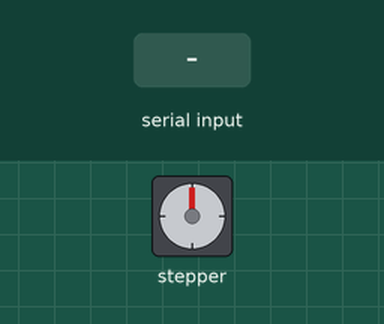
A sketch run on a simulated ESP8266 (NodeMCU). Shown: stepper motor. Inputs (shaded band) come from the test bench. WiFi joins after 1.5 s; servers stay silent unless stated; stepper angles assume 200 steps per turn; what the sketch prints to the serial monitor is not drawn.

Above: at 2.7 s.
2.8 s: "r90\n" received over Serial
At 5.5 s:
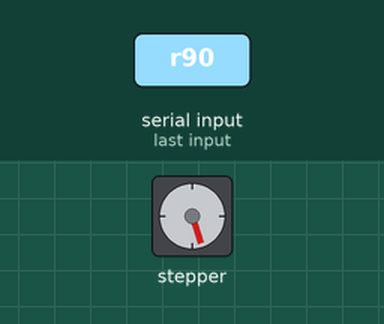
5.8 s: "r,45\n" received over Serial
At 8.0 s:
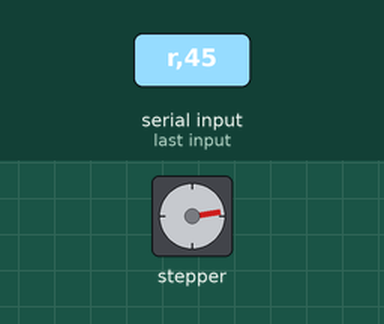
10.1 s: "d90\n" received over Serial
At 12.3 s:
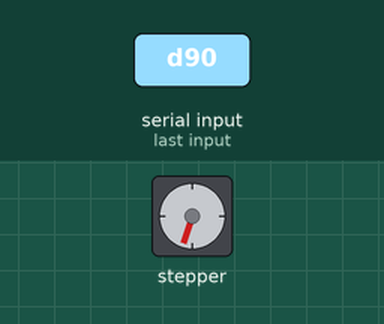
13.1 s: "d,45\n" received over Serial
At 15.9 s:
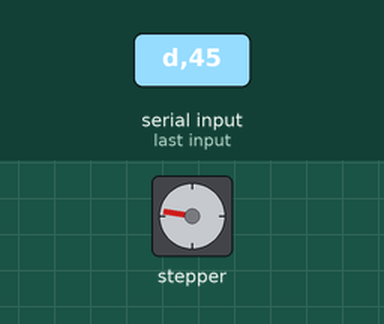
Timing chart, 0 to 17.4 s (numbered marks = the images above; inputs shaded):
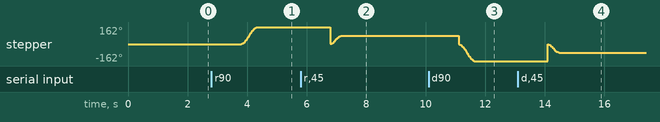

Measured:
- after the input at 2.8 s, stepper: turns 162° clockwise in 0.54 s, starting after 1.0 s
- after the input at 5.8 s, stepper: turns 161° counter-clockwise in 0.00 s, then 80° clockwise in 0.34 s
- after the input at 10.1 s, stepper: turns 243° counter-clockwise in 0.54 s, starting after 1.0 s
- after the input at 13.1 s, stepper: turns 160° clockwise in 0.00 s, then 79° counter-clockwise in 0.34 s

The sketch:

nodemcu-TB6600-Nema23.ino
```cpp
#include <AccelStepper.h>
#include <ESP8266WiFi.h>
#include <ESP8266WebServer.h>
#include <WebSocketsServer.h>
#include <Hash.h>
#include <ArduinoJson.h>
#include <FS.h>
#include "index.h"
#define PULSPIN D5
#define DIRPIN D6
#define ENPIN D7

//AccelStepper Mode = 1, Driver with 2 pin step and dir
AccelStepper stepper(1, PULSPIN, DIRPIN);


ESP8266WebServer server(80);
WebSocketsServer webSocket = WebSocketsServer(81);

const char* ssid = "mktApaITU";
const char* pass = "1234567890";


IPAddress staIP(192,168,1,24);
IPAddress staGW(192,168,1,200);
IPAddress staDNS(192,168,1,200);
IPAddress subnet(255,255,255,0);

String page = FPSTR(MAIN_PAGE);

uint32_t pMillis;
long cPos=0;  // value from currentPosition()
long aPos=0;  // absolute Position
long lPos=0;

int mState =0;
int bState =0;
long step;
long reqSteps = 0;
long reqSpeed = 0;
long reqAccel = 0;
char comChar;

bool rFlag = false;
bool bFlag = false;

int counter =0;
int pCounter =0;

void setup()
{
  motorInit();
  Serial.begin(115200); //define baud rate
  Serial.println("Testing Accelstepper"); //print a message
  //wifi
  WiFi.config(staIP,staGW,subnet,staDNS);
  WiFi.begin(ssid,pass);

  while(WiFi.status()!= WL_CONNECTED){
    delay(500);
    Serial.print(".");
  }
  Serial.println();
  Serial.print("WiFi Connected, IP : ");
  Serial.println(WiFi.localIP());

  server.on("/", [](){server.send(200,"text/html",page);});
  server.begin();
  webSocket.begin();
  webSocket.onEvent(webSocketEvent);

}
void loop(){
  server.handleClient();
  webSocket.loop();
  serialHandler();
  motorHandler();
  if(millis()-pMillis>200){
      sendWsData();
      pMillis=millis();
  }
}
```

index.h
```cpp
static const char MAIN_PAGE[] PROGMEM = R"==(
<!DOCTYPE html>
<html>
  <body>
    <h1>NodeMCU TB6600 Nema 23 Stepper Motor</h1>
    <table>
      <tr>
        <td width="120px">Steps</td>
        <td width="20px">:</td>
        <td width="180px"><input type="number" id="step" name="step" min="100" max="99999" step="100" value="800"></td>
        <td width="100px"></td>
      </tr>
      <tr>
        <td>Direction</td>
        <td>:</td>
        <td><input type="radio" class="dir" name="dir" value="cw" checked> CW <input type="radio" class="dir" name="dir" value="ccw"> CCW </td>
        <td></td>
      </tr>
      <tr>
        <td>Speed</td>
        <td>:</td>
        <td><input type="range" id="speed" name="speed" min="400"  max="2000" step="100" value"1000" onchange="updateRange(this.value,'sSpeed')"><span id="sSpeed">1000</span></td>
        <td>Steps/s</td>
      </tr>
      <tr>
        <td>Acceleration</td>
        <td>:</td>
        <td><input type="range" id="accel" name="accel" min="400" max="2000" step="100" value"1000" onchange="updateRange(this.value,'sAccel')"><span id="sAccel">1000</span></td>
        <td>Steps/s"</td>
      </tr>
      <tr>
        <td>Current Pos</td>
        <td>:</td>
        <td><span id="cPos"></span></td>
        <td>steps</td>
      </tr>
      <tr>
        <td>last Pos</td>
        <td>:</td>
        <td><span id="lPos"></span></td>
        <td>steps</td>
      </tr>
      <tr>
        <td>Actual Pos</td>
        <td>:</td>
        <td><span id="aPos"></span></td>
        <td>steps</td>
      </tr>
      <tr>
        <td>Motor</td>
        <td>:</td>
        <td><span id='mState'></span></td>
        <td><button id='btnMotor' onclick="btnClick('mState')" style="background-color: lightgreen; height: 25px; width: 100px"> - </button></td>
      </tr>
      <tr>
        <td>Bounce</td>
        <td>:</td>
        <td><span id='bState'></span></td>
        <td><button id='btnBounce' onclick="bounceClick('mState')" style="background-color: lightgreen; height: 25px; width: 100px"> - </button></td>
      </tr>
  </body>
  <script>
    var Socket;
    function init(){
      Socket = new WebSocket('ws://' + window.location.hostname + ':81/');
      Socket.onmessage = function(event){
        processerialHandler(event);
      };
    }
    function processerialHandler(event){
      const cPos = document.getElementById("cPos");
      const aPos = document.getElementById("aPos");
      const mState = document.getElementById("mState");
      const btnMotor = document.getElementById("btnMotor");
      const btnBounce = document.getElementById("btnBounce");
      var obj = JSON.parse(event.data);
      aPos.innerHTML = obj.aPos;
      lPos.innerHTML = obj.lPos;
      cPos.innerHTML = obj.cPos;
      if(obj.mState =="0"){
        btnMotor.textContent = "RUN";
        mState.innerHTML = "Stop";
      }else{
        btnMotor.textContent = "Stop";
        mState.innerHTML = "Running";
      }
      if(obj.bState =="0"){
        btnBounce.textContent = "Bouncing";
        document.getElementById("bState").innerHTML = "-";
      }else{
        btnBounce.textContent = "Stop";
        document.getElementById("bState").innerHTML = "Bouncing";
      }

    }
    function updateRange(value,sid){
      var spanValue = document.getElementById(sid);
      spanValue.innerHTML = value;
    }

    function bounceClick(state){
      var step = document.getElementById("step");
      var speed = document.getElementById("speed");
      var accel = document.getElementById("accel");
      var mState = document.getElementById("mState");
      var dir;

    }
    function btnClick(state){
      console.log(state);
      var step = document.getElementById("step");
      var speed = document.getElementById("speed");
      var accel = document.getElementById("accel");
      var mState = document.getElementById("mState");
      var dir;
      let radioBtns = document.querySelectorAll("input[type='radio'].dir");
      radioBtns.forEach(function(e){
        if(e.checked){
          if(e.value == "cw"){
            dir = 0;
          }else{
            dir = 1;
          }
        }
      });
      var msg;
      if(mState.innerHTML == "Stop"){
        msg = {
          step : step.value,
          speed : speed.value,
          accel : accel.value,
          dir : dir,
          mState : 1,
          bState : 0
        };
      }else{
        msg = {
          step : 0,
          speed : 0,
          accel : 0,
          dir : 0,
          mState : 0,
          bState : 0
        };
      }
      Socket.send(JSON.stringify(msg));
    }

    function bounceClick(state){
      console.log(state);
      var step = document.getElementById("step");
      var speed = document.getElementById("speed");
      var accel = document.getElementById("accel");
      var mState = document.getElementById("mState");
      var bState = document.getElementById("bState");
      var msg;
      if(mState.innerHTML == "Stop" && bState.innerHTML == "-"){
        msg = {
          step : step.value,
          speed : speed.value,
          accel : accel.value,
          dir : 2,
          mState : 1,
          bState : 1
        };
      }else{
        msg = {
          step : 0,
          speed : 0,
          accel : 0,
          dir : 0,
          mState : 0,
          bState : 0
        };
      }
      Socket.send(JSON.stringify(msg));
    }
    window.onload = function(event) {
    init();
    }
  </script>
</html>
)==";
```

stepper.ino
```cpp
void motorInit(){
  stepper.setMaxSpeed(2000);
  stepper.setAcceleration(1000);
  stepper.setEnablePin(ENPIN);
  stepper.disableOutputs();
}

void bouncing(){
  //save last position and reset current position
  lPos = aPos;
  cPos =0;
  Serial.print("POS: ");
  Serial.println(stepper.currentPosition());
  stepper.setCurrentPosition(0);
  Serial.println("Stop and Start counter direction");
  stepper.stop(); //stop motor
  stepper.setMaxSpeed(reqSpeed); //set speed
  step = -1 * step;
  stepper.move(step); //set distance
}

void mStop(){
  rFlag = false;
  mState = 0;
  bState=0;
  //save last position and reset current position
  lPos = aPos;
  cPos =0;
  Serial.print("POS: ");
  Serial.println(stepper.currentPosition());
  stepper.setCurrentPosition(0);
  Serial.println("STOP ");
  stepper.stop(); //stop motor
  stepper.disableOutputs();
}

void motorHandler(){
  if (rFlag){
    mState = 1;
    cPos = stepper.currentPosition();
    aPos = lPos + cPos;
    if (abs(cPos) < reqSteps){
      mState = 1;
      stepper.enableOutputs();
      stepper.run();
    }else{ // steps done
      if(bFlag){
        bouncing();
      }else{
        mStop();
      }
    }
  }else{
    mState=0;
    return;
  }
}

void serialHandler(){
  if (Serial.available() > 0){
    comChar = Serial.read();

    if (comChar == 'r'){ //r[steps] [speed]
      rFlag = true;
      reqSteps = Serial.parseFloat(); // Get Requested Steps number
      reqSpeed = Serial.parseFloat(); // Get Requested Speed in Steps/seconds

      Serial.print(reqSteps);
      Serial.print(reqSpeed);
      Serial.println("Run Stepper Motor cw");
      stepper.setMaxSpeed(reqSpeed);
      stepper.move(reqSteps);
    }

    if (comChar == 'd'){ //d[steps] [speed]
      rFlag = true;
      reqSteps = Serial.parseFloat(); // Get Requested Steps number
      reqSpeed = Serial.parseFloat(); // Get Requested Speed in Steps/seconds

      Serial.println("Run Stepper Motor cw");
      stepper.setMaxSpeed(reqSpeed);
      stepper.move(-1*reqSteps);
    }

    if (comChar == 's'){ // Stop !!!
      mStop();
    }
    if(!rFlag){
      if (comChar == 'a'){ //a[accel] in Steps/seconds"
        reqAccel = Serial.parseFloat();
        stepper.setAcceleration(reqAccel);
        Serial.println("new accel : " + String(reqAccel) + "steps/seconds\"");
      }
      if (comChar == 'z'){ //restart
        Serial.print("Reboot ");
        for(int i=0; i<10; i++){
          Serial.print(".");
          delay(300);
        }
        ESP.restart();
      }
    }
  }
}
```

ws.ino
```cpp
void webSocketEvent(uint8_t num, WStype_t type, uint8_t * payload, size_t length) {
  switch (type) {
    case WStype_DISCONNECTED:
      Serial.printf("[%u] Disconnected!\n", num);
      break;

    case WStype_CONNECTED: {
        IPAddress ip = webSocket.remoteIP(num);
        Serial.printf("[%u] Connected from %d.%d.%d.%d url: %s\n", num, ip[0], ip[1], ip[2], ip[3], payload);
        // send message to client
        webSocket.sendTXT(num, "0");
      }
      break;

    case WStype_TEXT:
      Serial.printf("[%u] get Text: %s\n", num, payload);
      // send message to client
      // webSocket.sendTXT(num, "message here");
      // send data to all connected clients
      // webSocket.broadcastTXT("message here");
      inTXT(payload);
      break;
  }
}


void inTXT(uint8_t * payload){
  StaticJsonDocument<200>doc;
  deserializeJson(doc,payload);
  reqSteps = doc["step"];
  reqSpeed = doc["speed"];
  reqAccel = doc["accel"];
  mState = doc["mState"];
  bState = doc["bState"];
  int dir = doc["dir"];
  Serial.println(bState);
  if(mState || bState){
    rFlag = true;
    stepper.setAcceleration(reqAccel);
    Serial.println("button Run");
    switch (dir){
      case 0:
        step = reqSteps;
        bFlag = false;
        break;
      case 1:
        step = -1 * reqSteps;
        bFlag = false;
        break;
      case 2:
        step = reqSteps;
        bFlag = true;
        break;
    }
    stepper.setMaxSpeed(reqSpeed); //set speed
    stepper.move(step); //set distance

  }else{
    mStop();
  }

}
void sendWsData(){
    String jsonString ="";
    StaticJsonDocument<200>doc;
    JsonObject object = doc.to<JsonObject>();

    //insert value to objects
    object["cPos"] = cPos;
    object["aPos"] = aPos;
    object["lPos"] = lPos;
    object["mState"] = mState;
    object["bState"] = bState;

    //serialize Json
    serializeJson(doc,jsonString);

    //Serial.println(jsonString);

    //send jsonString over webSockets
    webSocket.broadcastTXT(jsonString);
}
```
